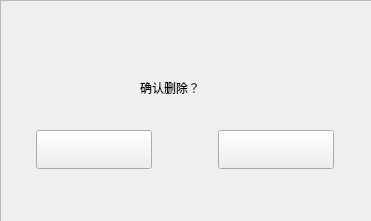
<?xml version="1.0" encoding="UTF-8"?>
<ui version="4.0">
 <class>deleteproduct</class>
 <widget class="QWidget" name="deleteproduct">
  <property name="geometry">
   <rect>
    <x>0</x>
    <y>0</y>
    <width>371</width>
    <height>221</height>
   </rect>
  </property>
  <property name="windowTitle">
   <string>deleteproduct</string>
  </property>
  <property name="styleSheet">
   <string notr="true">color: rgb(0, 0, 0);
font: 16pt &quot;微软雅黑&quot;;</string>
  </property>
  <widget class="QFrame" name="frame">
   <property name="geometry">
    <rect>
     <x>0</x>
     <y>0</y>
     <width>534</width>
     <height>324</height>
    </rect>
   </property>
   <property name="styleSheet">
    <string notr="true">#frame
{border-image: url(:/productManage/image/productManage/ab.png);}</string>
   </property>
   <property name="frameShape">
    <enum>QFrame::StyledPanel</enum>
   </property>
   <property name="frameShadow">
    <enum>QFrame::Raised</enum>
   </property>
  </widget>
  <widget class="QPushButton" name="cancelBtn">
   <property name="geometry">
    <rect>
     <x>218</x>
     <y>130</y>
     <width>116</width>
     <height>39</height>
    </rect>
   </property>
   <property name="styleSheet">
    <string notr="true">QPushButton
{border-image: url(:/userManage/image/userManage/btn_cancel_normal.png);}
QPushButton:hover
{border-image: url(:/userManage/image/userManage/btn_cancel_press.png);}
QPushButton:pressed
{border-image: url(:/userManage/image/userManage/btn_cancel_press.png);}

</string>
   </property>
   <property name="text">
    <string/>
   </property>
  </widget>
  <widget class="QPushButton" name="comfirmBtn">
   <property name="geometry">
    <rect>
     <x>36</x>
     <y>130</y>
     <width>116</width>
     <height>39</height>
    </rect>
   </property>
   <property name="styleSheet">
    <string notr="true">QPushButton
{border-image: url(:/userManage/image/userManage/btn_delete_normal_green.png);}
QPushButton:hover
{border-image: url(:/userManage/image/userManage/btn_delete_press_green.png);}
QPushButton:pressed
{border-image: url(:/userManage/image/userManage/btn_delete_press_green.png);}
</string>
   </property>
   <property name="text">
    <string/>
   </property>
  </widget>
  <widget class="QLabel" name="label">
   <property name="geometry">
    <rect>
     <x>140</x>
     <y>62</y>
     <width>101</width>
     <height>51</height>
    </rect>
   </property>
   <property name="styleSheet">
    <string notr="true">font: 14pt &quot;微软雅黑&quot;;
color: rgb(0, 0, 0);</string>
   </property>
   <property name="text">
    <string>确认删除？</string>
   </property>
  </widget>
 </widget>
 <layoutdefault spacing="6" margin="11"/>
 <tabstops>
  <tabstop>comfirmBtn</tabstop>
  <tabstop>cancelBtn</tabstop>
 </tabstops>
 <resources>
  <include location="littlesun.qrc"/>
 </resources>
 <connections/>
</ui>
